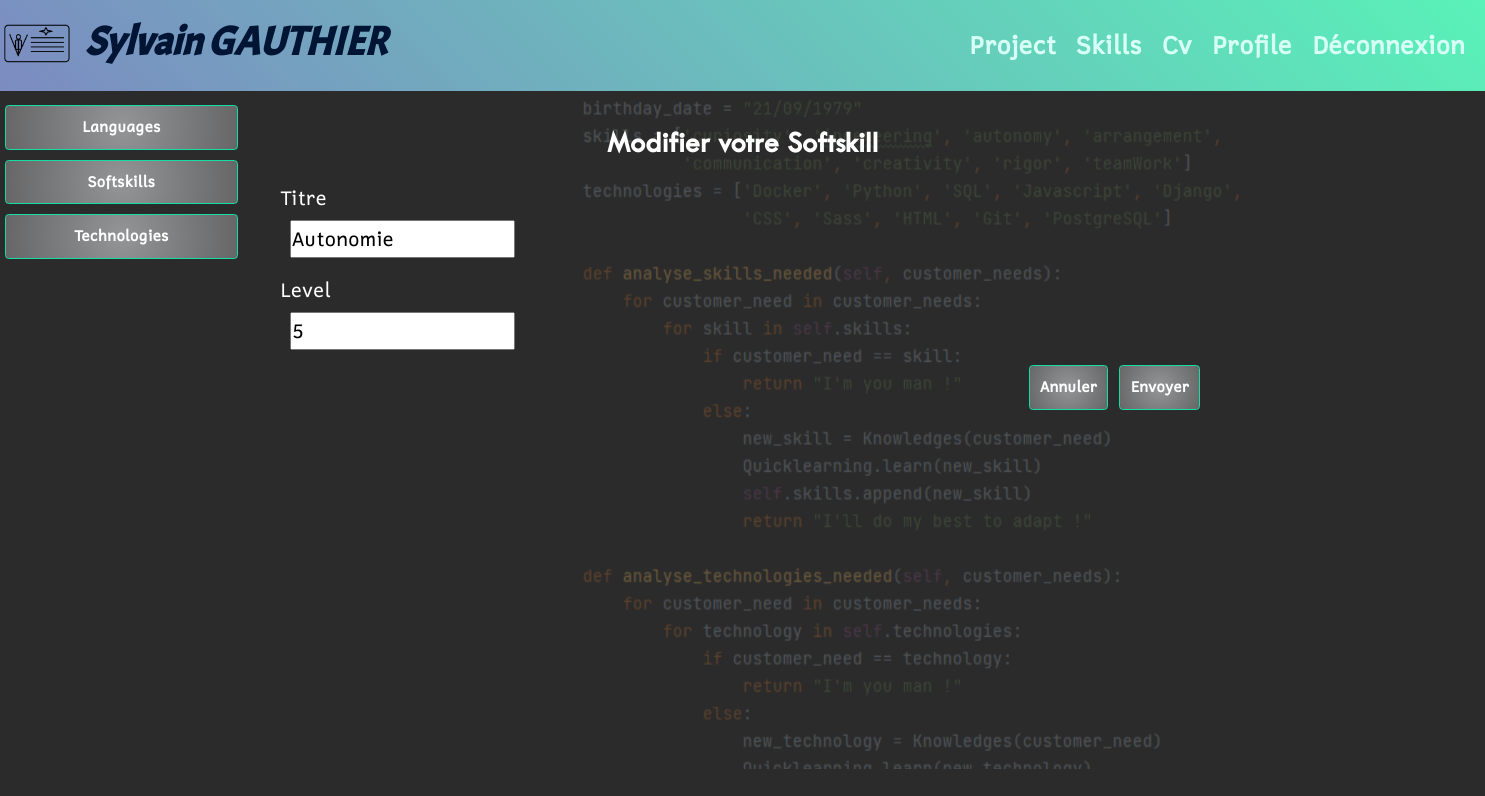
The app's page /skill/softskill/1/edit/ (signed in) with its own data.
### users/models/customuser.py (models this page shows, shortened)
class CustomUser(AbstractUser):
    first_name = models.CharField(
        max_length=25,
        verbose_name='First name',
        blank=True
    )
    last_name = models.CharField(
        max_length=25,
        verbose_name='Last name'
    )
    email = models.EmailField(
        max_length=100,
        verbose_name='Email',
        unique=True
    )
    phone_number_regex = RegexValidator(
        regex='(0|\\+33|0033)[1-9][0-9]{8}'
    )
    phone = models.CharField(
        max_length=20,
        verbose_name='Phone',
        blank=True,
        validators=[phone_number_regex]
    )
    mobile = models.CharField(
        max_length=20,
        verbose_name='Mobile',
        blank=True,
        validators=[phone_number_regex]
    )
    birth_date = models.DateField(
        blank=True,
        null=True
    )
    number = models.PositiveIntegerField(
        validators=[MaxValueValidator(9999)],
        blank=True,
        null=True,
        verbose_name='Street number'
    )
    street = models.CharField(
        max_length=100,
        blank=True,
        null=True,
        verbose_name='Street name'
    )
    city = models.CharField(
        max_length=64,
        blank=True,
        null=True,
        verbose_name='City'
    )
    state = models.CharField(
        max_length=2,
        validators=[MinLengthValidator(2)],
        blank=True,
        null=True,
        verbose_name='State'
    )
    zip_code = models.PositiveIntegerField(
        validators=[MaxValueValidator(99999)],
        blank=True,
        null=True,
        verbose_name='Zip code'
    )
    country = CountryField(
        blank_label="(select country)",
        blank=True,
        null=True,
        verbose_name='Country'
    )
    linkedin_url = models.URLField(
        max_length=200,
        blank=True,
        null=True
    )
    profile_photo = models.ImageField(
        verbose_name='photo de profile',
        default='default_profile.png'
    )
    guest_access_code = models.CharField(
        max_length=20,
        blank=True,
        null=True,
        verbose_name='Guest Access Code'
    )
    guest_access_code_set_at = models.DateTimeField(
        blank=True,
        null=True,
        verbose_name='Guest Access Code Set At'
    )
    IMAGE_MAX_SIZE = (215, 215)

### skill/models/softskill.py (models this page shows, shortened)
class SoftSkill(models.Model):
    title = models.CharField(
        verbose_name='Soft Skill',
        max_length=40,
        blank=False,
        null=False
    )
    level = models.PositiveIntegerField(validators=[MinValueValidator(0),
                                                    MaxValueValidator(5)],
                                        default=0,
                                        verbose_name='Level')
    user = models.ForeignKey(settings.AUTH_USER_MODEL,
                             null=True,
                             on_delete=models.CASCADE)

### skill/views/softskill_views.py (the view)
# urls.py: path('softskill/<int:softskill_id>/edit/', skill.views.softskill_views.edit_softskill,
@login_required
def edit_softskill(request, softskill_id):
    softskill = get_object_or_404(SoftSkill,
                                  id=softskill_id)
    edit_form = softskillform.SoftSkillForm(instance=softskill)
    if request.method == 'POST':
        edit_form = softskillform.SoftSkillForm(request.POST,
                                                instance=softskill)
        if edit_form.is_valid():
            edit_form.save()
            return redirect('skill:softskill_home')
    context = {
        'softskill': softskill,
        'edit_form': edit_form,
    }
    return render(request,
                  'skill/edit_softskill.html',
                  context=context)

### skill/forms/softskillform.py (shortened to what this page needs)
class SoftSkillForm(forms.ModelForm):
    edit_softskill = forms.BooleanField(widget=forms.HiddenInput,
                                        initial=True)
    class Meta:
        model = SoftSkill
        fields = [
            'title',
            'level'
        ]

### skill/templates/skill/edit_softskill.html (shortened to what this page needs)
{% extends 'index.html' %}
{% block sidebar %}
    {% include 'skill/partials/skills_menu_snippet.html' %}
{% endblock sidebar %}
{% block content %}
    {% if softskill.user == request.user %}
        <h2 class="text-center mb-4">Modifier votre Softskill</h2>
        <div class="d-block p-2">
            <form method="post" enctype="multipart/form-data">
                <label class="ms-3" for="{{ edit_form.title.id }}">Titre</label>
                <div class="ms-4 mb-3 p-2">
                    {{ edit_form.title}}
                </div>
                <label class="ms-3" for="{{ edit_form.level.id }}">Level</label>
                <div class="ms-4 mb-3 p-2">
                    {{ edit_form.level}}
                </div>
                {% include 'skill/partials/validation_buttons_snippet.html' with word='Envoyer' %}
            </form>
        </div>
    {% else %}
        {% include 'skill/access_denied.html' %}
    {% endif %}
{% endblock content %}

### templates/index.html (shortened to what this page needs)
<!DOCTYPE html>
{% load static %}
<html lang="fr">
<head>
    <link rel="stylesheet" href="{% static 'css/bootstrap.css' %}">
    <link rel="stylesheet" href="{% static 'css/style.css' %}">
    <link rel="stylesheet" type="text/css" href="{% static 'css/cv_printing.css' %}" media="print">
</head>
<body>
    <header class="fixed-content">
        <nav class="navbar navbar-expand-sm">
            <a class="navbar-brand" href="{% url 'index' %}">
                <img src="{% static 'img/VcardOline_logo.png' %}">
            </a>
        {% if user.is_authenticated %}
                <h1 class="header__logo">
                    {{ user.first_name }} {{ user.last_name }}
                </h1>
        {% elif access_code %}
                 <h1 class="header__logo">
                    {{ inviter.first_name }} {{ inviter.last_name }}
                 </h1>
        {% else %}
                <h1 class="header__logo">
                    VCard Online
                </h1>
        {% endif %}
            <div class="collapse navbar-collapse" id="navbarSupportedContent">
                <ul class="navbar-nav ms-auto mx-4">
                {% if user.is_authenticated %}
                    <li class="nav-item nav__link"> <a class="nav-link" href="{% url 'project:project_home' %}">Project</a> </li>
                    <li class="nav-item nav__link"> <a class="nav-link" href="{% url 'skill:skill_home' %}">Skills</a> </li>
                    <li class="nav-item nav__link"> <a class="nav-link" href="{% url 'cv:cv_home' %}">Cv</a> </li>
                    <li class="nav-item nav__link"> <a class="nav-link" href="{% url 'users:profile_home' %}">Profile</a> </li>
                    <li class="nav-item nav__link"> <a class="nav-link" href="{% url 'users:logout' %}">Déconnexion</a> </li>
                {% else %}
                    <li class="nav-item nav__link"> <a class="nav-link" href="{% url 'access_code' %}">enter ID</a> </li>
                    <li class="nav-item nav__link"> <a class="nav-link" href="{% url 'users:login' %}">login</a> </li>
                    <li class="nav-item nav__link"> <a class="nav-link" href="{% url 'users:signup' %}">signup</a> </li>
                {% endif %}
                </ul>
            </div>
        </nav>
    </header>
    <div class="background-image kenburns-bottom-left"></div>
    <div class="mainscreen row">
        {% if user.is_authenticated or access_code %}
            <div class="sidebar col-sm-2">
                {% block sidebar %}{% endblock sidebar %}
            </div>
            <div class="display col-sm-8">
        {% else %}
            <div class="display col-12">
        {% endif %}
            <section class="container">
                {% block content %}{% endblock content %}
            </section>
        </div>
    </div>
</body>
</html>

### static/css/style.css (style rules this page uses)
.kenburns-bottom-left { -webkit-animation: kenburns-bottom-left 5s ease-out both; animation: kenburns-bottom-left 5s ease-out both; }
*, *::after, *::before { margin: 0; padding: 0; box-sizing: inherit; }
html { font-size: 62.5%; }
body { box-sizing: border-box; background: #2b2b2b; }
h1 { font-family: "acmeregular", sans-serif; font-weight: 900; font-size: 5rem; font-style: italic; }
h2 { font-family: "fontscorecomttwcenmt", sans-serif; font-weight: 900; font-size: 3rem; margin-bottom: 2rem; }
.fixed-content { top: 0; position: fixed; }
.background-image { position: absolute; background-image: url("../img/background_sga.png"); background-size: auto auto; background-position: center; background-repeat: no-repeat; width: 100%; height: 80%; opacity: 0.3; z-index: -1; }
body { font-family: "cadmanregular", sans-serif; color: black; font-size: 2rem; font-weight: 300; line-height: 1.7; }
header { width: 100%; height: auto; z-index: 3; }
header img { width: 75px; height: 75px; }
.header__logo { font-size: 4rem; color: #001534; }
.navbar { background: rgb(124, 139, 193); background: linear-gradient(45deg, rgb(124, 139, 193) 0%, rgb(89, 242, 184) 100%); }
.nav__link { display: inline; font-size: 2.5rem; margin-left: 1rem; }
.nav__link a { text-decoration: none; color: #D6FFF5; font-weight: 900; }
.container { margin-top: auto; padding: 1.5rem 1.5rem 1.5rem 1.5rem; border: none; }
.mainscreen { color: #fff; margin-top: 110px; }
.display { margin: auto; }
.sidebar { background: #2b2b2b; justify-content: center; top: 10rem; position: fixed; z-index: 2; }

### static/css/cv_printing.css (style rules this page uses)
@media all { header, header__logo, header img, nav, button, .quote, footer { display: none; } }
@media all { html { font-size: 40%; } }
@media all { body { box-sizing: border-box; background: none; } }
@media all { h1 { font-family: "acmeregular", sans-serif; font-weight: 900; font-size: 16pt; font-style: italic; } }
@media all { h2 { font-family: "fontscorecomttwcenmt", sans-serif; font-weight: 900; font-size: 14pt; margin-bottom: 5pt; } }
@media all { .container { border: none; } }

### records on screen
CustomUser: first_name "Sylvain", last_name "GAUTHIER"
SoftSkill: title "Autonomie", level "5"
